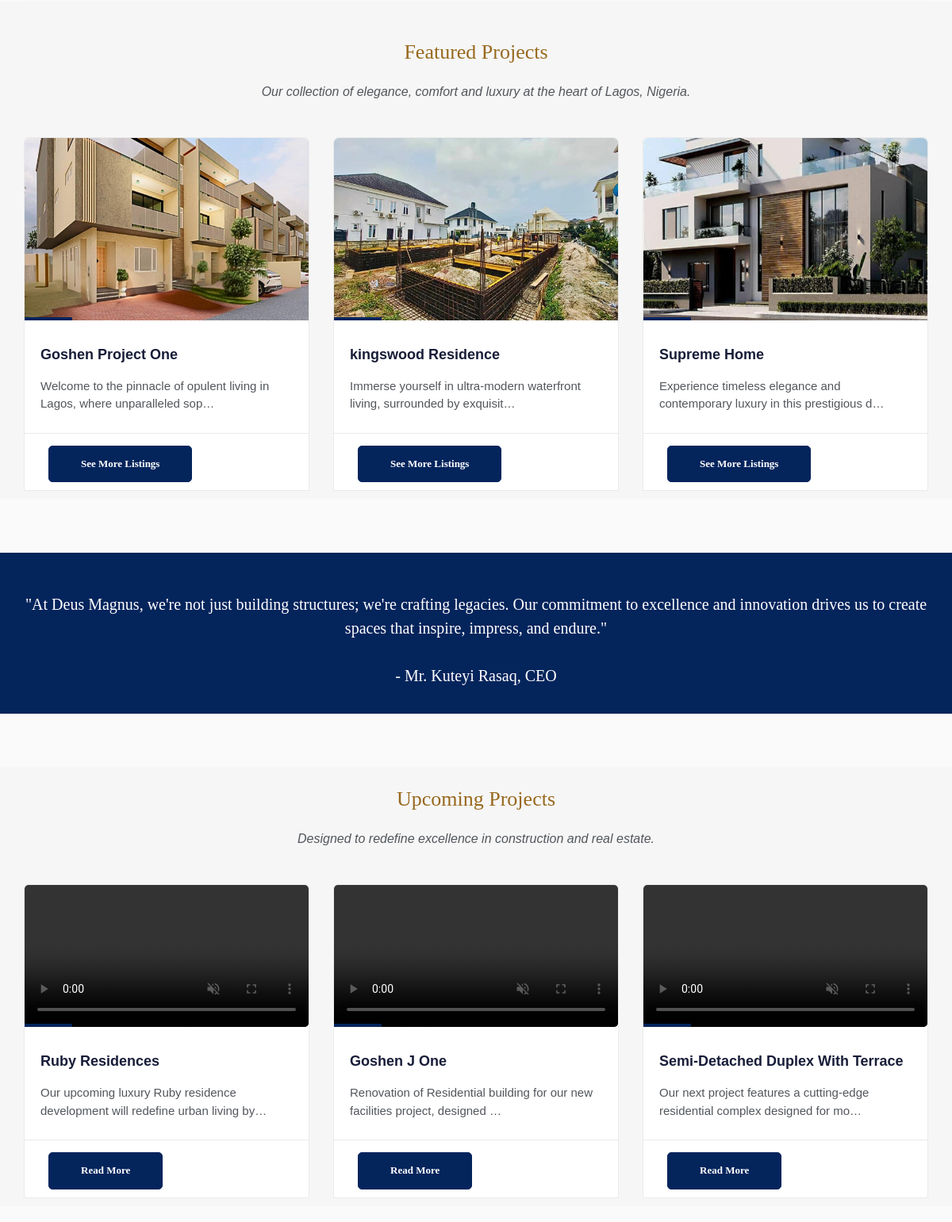
The app's page / (middle part), older data.
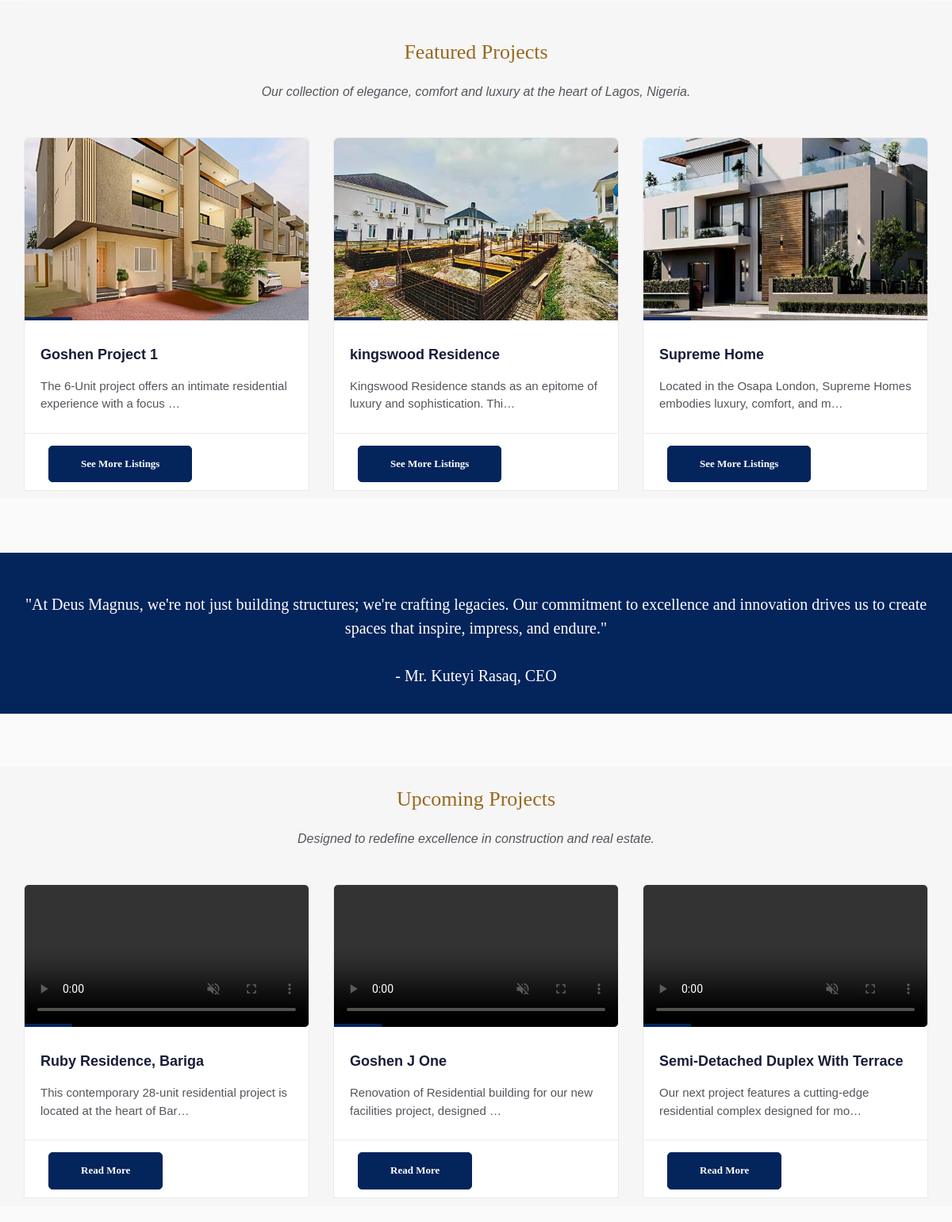
The same page, newer data.
### deus_magnus/models.py (models this page shows, shortened)
class SecondDeusMagnusMainPicturePost(models.Model):
    second_deus_magnus_title = models.CharField(max_length=255, blank=True, null=True)
    second_deus_magnus_status = models.CharField(max_length=255, blank=True, null=True)
    second_deus_magnus_description = models.TextField()
    second_deus_magnus_slug = models.SlugField (max_length=255,blank=True, null=True)
    second_deus_magnus_img = models.ImageField(upload_to='images/')
    second_deus_magnus_publish_date = models.DateTimeField (auto_now_add= True)
    second_deus_magnus_author = models.ForeignKey(User, on_delete=models.CASCADE)
    class Meta:
        ordering =['second_deus_magnus_publish_date']

class DeusMagnusMainPost(models.Model):
    deus_magnus_title = models.CharField(max_length=255, blank=True, null=True)
    deus_magnus_status = models.CharField(max_length=255, blank=True, null=True)
    deus_magnus_description = models.TextField()
    deus_magnus_slug = models.SlugField (max_length=255,blank=True, null=True)
    deus_manus_video = models.FileField(upload_to='videos/')
    deus_magnus_publish_date = models.DateTimeField (auto_now_add= True)
    deus_magnus_author = models.ForeignKey(User, on_delete=models.CASCADE)
    class Meta:
        ordering =['-deus_magnus_publish_date']

### deus_magnus/views.py (the view)
# urls.py: path('', HomeView.as_view(), name="home"),
class HomeView(ListView):
    model = DeusMagnusMainPost
    template_name = 'deus_magnus/home.html'
    def get_context_data(self, **kwargs):
        context = super().get_context_data(**kwargs)
        context['first_videos'] = Mainvideo.objects.all()
        context['bash_ps'] = BashPicture.objects.all()
        context['second_constructions'] = SecondDeusMagnusMainPicturePost.objects.all()
        context['news_constructions'] = DeusMagnusEventBlog.objects.all()
        return context

### templates/deus_magnus/home.html (shortened to what this page needs)
{% extends "base.html" %}
{% load static %}
{% block content%}
    <br><br>
<br><br><br>
<br><br><br>
<section class="section gb">
    <div class="container"><br>
        <div class="section-title text-center">
            <h3 style="color: #98681e;">Featured Projects</h3>
            <p>Our collection of elegance, comfort and luxury at the heart of Lagos, Nigeria.</p>
        </div>
        <div class="row">
            {% for second_construction in second_constructions %}
            <div class="col-lg-4 col-md-12">
                <div class="blog-box">
                    <div class="image-wrap entry">
                        {% if second_construction.second_deus_magnus_img %}
                        <a href="{% url 'second_detail' second_construction.pk %}">
                        <img src="{{ second_construction.second_deus_magnus_img.url }}"height="230px"  class="custom-image">
                        </a>
                        {% endif %}
                    </div>
                    <div class="blog-desc">
                        <h4><a href="{% url 'second_detail' second_construction.pk %}">{{ second_construction.second_deus_magnus_title |truncatechars:30}}</a></h4>
                        <p>{{ second_construction.second_deus_magnus_description |truncatechars:75}}</p>
                    </div>
                    <div class="post-meta">
                            <div class="btn-wrapper">
                                <a href="{% url 'second_detail' second_construction.pk %}
                                "class="btn btn-primary"style="border-radius: 5px;font-family: Georgia;">See More Listings </a>
                            </div>
                    </div>
                </div>
            </div>
            {%endfor%}
        </div>
    </div>
</section><br><br><br>
<section class="section db p110">
    <div class="container"><br>
        <div class="row">
            <div class="col-md-12">
                <div class="tagline-message text-center">
                <h3>"At Deus Magnus, we're not just building structures; we're crafting legacies.
                    Our commitment to excellence and innovation drives us to create spaces that inspire, impress, and endure." <br><br>
                    - Mr. Kuteyi Rasaq, CEO</h3><br>
                </div>
            </div>
        </div>
    </div>
</section><br><br><br>
<section class="section gb">
    <div class="container">
        <div class="section-title text-center">
            <h3 style="color: #98681e;">Upcoming Projects</h3>
            <p>Designed to redefine excellence in construction and real estate.</p>
        </div>
        <div class="row">
            {% for post in object_list %}
            <div class="col-lg-4 col-md-12">
                <div class="blog-box">
                    <a href="{% url 'detail' post.pk %}">
                        <div class="image-wrap entry">
                            <video autoplay muted playsinline loop controls width="100%" height="auto"style="border-radius: 5px;">
                                <source src="{{ post.deus_manus_video.url }}" type="video/mp4">
                            </video>
                        </div>
                    </a>
                    <div class="blog-desc">
                        <h4><a href="{% url 'detail' post.pk %}">{{ post.deus_magnus_title }}</a></h4>
                        <p>{{ post.deus_magnus_description|truncatechars:77 }}</p>
                    </div>
                    <div class="post-meta">
                        <div class="btn-wrapper">
                            <a href="{% url 'detail' post.pk %}" class="btn btn-primary" style="border-radius: 5px; font-family: Georgia;">Read More</a>
                        </div>
                    </div>
                </div>
            </div>
            {% endfor %}
        </div>
    </div>
</section><br>
<br><br>
<br><br><br>
<br><br><br>
        {% endblock %}

### templates/base.html (shortened to what this page needs)
{% load static %}
<head>
    <link href="{% static 'vendor/bootstrap/css/bootstrap.min.css' %}" rel="stylesheet">
	<link rel="stylesheet" href="{% static 'css/bootstrap.min.css' %}">
    <link rel="stylesheet" href="{% static 'css/font-awesome.min.css' %}">
    <link rel="stylesheet" href="{% static 'css/carousel.css' %}">
    <link rel="stylesheet" href="{% static 'css/animate.css' %}">
    <link rel="stylesheet" href="{% static 'css/style.css' %}">
</head>
<body>
    <div id="wrapper">
        {% block content %}
        {% endblock  %}
</div>
</body>
</html>

### static/css/style.css (style rules this page uses)
body { background-color: #f9f9f9ab; line-height: 1.5; font-size: 15px; color: #52565b; font-family: "Heebo", sans-serif; position: static; font-weight: 400; }
body, p, li, a { font-family:'Nunito',sans-serif; }
.course-details h4 a, .readmore, .testimonial strong, h1, h2, h3, h4, h5, h6 { color: #04245c; }
h1, h2, h3, h4, h5, h6 { line-height: 1.5; font-family:sans-serif; }
.cop-logo img, a { color: #04245c; text-decoration: none !important; -webkit-transition: all ease 0.3s; -moz-transition: all ease 0.3s; transition: all ease 0.3s; }
audio, canvas, progress, video { display: block; margin: 0; padding: 0; }
video { display: block; margin: 0; padding: 0; }
.section { background-color: #ffffff; padding: 1rem 0; position: relative; display: block; padding-top: 28px; }
.section-title { margin-bottom: 45px; }
.text-widget h3, .section-title h3 { margin: 0 0 25px; padding: 0; line-height: 1; font-size: 26px; font-weight: 400; font-family:Georgia; }
.section-title p { max-width: 800px; margin: 0 auto; padding: 0; font-size: 16px; font-family: 'Droid Serif', sans-serif; font-style: italic; }
.section.gb { background-color: #f6f6f6; }
.section.db { background-color: #04245c; }
.entry { position: relative; }
.image-wrap img { width: 100%; }
.image-wrap:after { content: ""; width: 60px; height: 4px; position: absolute; bottom: 0; left: 0; background-color: #111; right: 0; }
.blog-box { background-color: #ffffff; border-radius: 6px 6px 0 0; border: 1px solid #eaeaea; }
.blog-box img { width: 100%; border-radius: 6px 6px 0 0; }
.post-meta { padding: 15px 30px 10px; margin-top: -5px; border-top: 1px solid #eaeaea; line-height: 1; }
.post-meta a { font-size: 13px; color: #aaa; }
.blog-desc { padding: 3rem 2rem; display: block; position: relative; }
.blog-desc h4 a, .blog-desc h4 { font-size: 18px; font-weight: 700; padding: 0 0 15px; margin: 0; color: #181d38; font-family: "Nunito", sans-serif; }
.blog-desc p { padding: 0; margin: 0; }
.tagline-message h3 { padding: 0; font-size: 20px; margin: 0; color: #ffffff; font-weight:200px; font-family:Georgia; }
.btn { border-radius: 0; font-size: 14px; border: 1px solid #fff; font-weight: bold; color: #ffffff !important; padding: 13px 40px; text-transform: capitalize; }
.cb, .box .event-desc small, .pagination a, .pagination>.active>a, .pagination>.active>a:focus, .pagination>.active>a:hover, .pagination>.active>span, .pagination>.active>span:focus, .pagination>.active>span:hover, .tags-widget a, .owl-theme-01 .owl-nav [class*="owl-"]:hover, .yamm .dropdown-menu li:hover .menu-button, .yamm .dropdown-menu li .menu-button, mark, .bgcolor1, .image-wrap:before, .image-wrap:after, .btn-primary { border-color: #04245c; background-color: #04245c; box-shadow: inset 0 0 0 0 #98681e; -webkit-transition: all ease 0.5s; -moz-transition: all ease 0.5s; transition: all ease 0.5s; }

Row changes from the older to the newer data that the page shows:
changed SecondDeusMagnusMainPicturePost: second_deus_magnus_title "Goshen Project One" → "Goshen Project 1"; second_deus_magnus_description "Welcome to the pinnacle of opulent living in Lagos, where unparalleled sop…" → "The 6-Unit project offers an intimate residential experience with a focus …"
changed SecondDeusMagnusMainPicturePost "kingswood Residence": second_deus_magnus_description "Immerse yourself in ultra-modern waterfront living, surrounded by exquisit…" → "Kingswood Residence stands as an epitome of luxury and sophistication. Thi…"
changed SecondDeusMagnusMainPicturePost "Supreme Home": second_deus_magnus_description "Experience timeless elegance and contemporary luxury in this prestigious d…" → "Located in the Osapa London, Supreme Homes embodies luxury, comfort, and m…"
changed DeusMagnusMainPost: deus_magnus_title "Ruby Residences" → "Ruby Residence, Bariga"; deus_magnus_description "Our upcoming luxury Ruby residence development will redefine urban living by…" → "This contemporary 28-unit residential project is located at the heart of Bar…"
